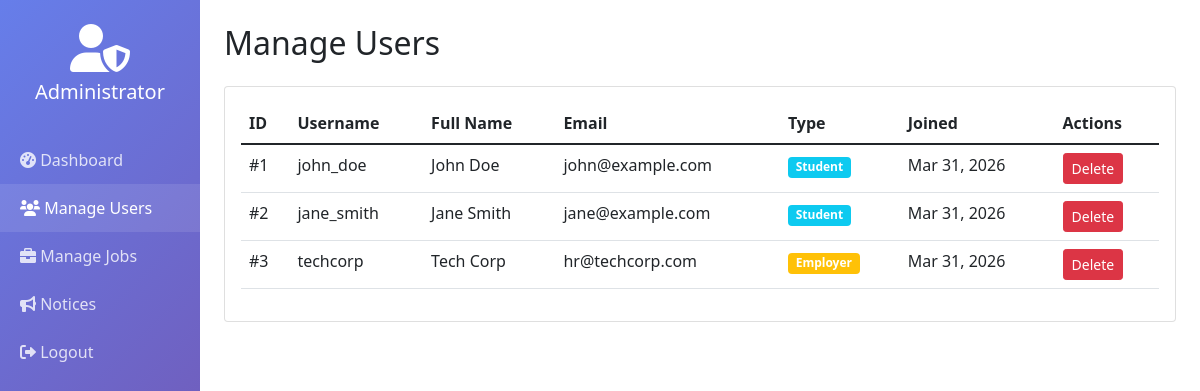
Screenshot of /pages/admin/users.php (signed in) with the database file from the repository.
### tables this page shows
CREATE TABLE users (
    id INT AUTO_INCREMENT PRIMARY KEY,
    username VARCHAR(50) UNIQUE NOT NULL,
    email VARCHAR(100) UNIQUE NOT NULL,
    password VARCHAR(255) NOT NULL,
    user_type ENUM('student', 'employer') NOT NULL,
    full_name VARCHAR(100),
    phone VARCHAR(20),
    created_at TIMESTAMP DEFAULT CURRENT_TIMESTAMP
);

### pages/admin/users.php (the view, shortened to what this page needs)
<?php
require_once '../../includes/config.php';
$users = $conn->query("SELECT * FROM users ORDER BY created_at DESC")->fetchAll();
?>
<!DOCTYPE html>
<html lang="en">
<head>
    <link href="https://cdn.jsdelivr.net/npm/bootstrap@5.1.3/dist/css/bootstrap.min.css" rel="stylesheet">
    <link rel="stylesheet" href="https://cdnjs.cloudflare.com/ajax/libs/font-awesome/6.0.0/css/all.min.css">
</head>
<body>
    <div class="container-fluid">
        <div class="row">
            <div class="col-md-2 p-0">
                <div class="admin-sidebar">
                    <div class="text-center py-4">
                        <i class="fas fa-user-shield fa-3x mb-2"></i>
                        <h5><?php echo $_SESSION['admin_name']; ?></h5>
                    </div>
                    <nav>
                        <a href="dashboard.php"><i class="fas fa-tachometer-alt"></i> Dashboard</a>
                        <a href="users.php" class="active"><i class="fas fa-users"></i> Manage Users</a>
                        <a href="jobs.php"><i class="fas fa-briefcase"></i> Manage Jobs</a>
                        <a href="notices.php"><i class="fas fa-bullhorn"></i> Notices</a>
                        <a href="logout.php"><i class="fas fa-sign-out-alt"></i> Logout</a>
                    </nav>
                </div>
            </div>
            <div class="col-md-10 p-4">
                <h2 class="mb-4">Manage Users</h2>
                <div class="card">
                    <div class="card-body">
                        <div class="table-responsive">
                            <table class="table table-hover">
                                <thead>
                                    <tr>
                                        <th>ID</th>
                                        <th>Username</th>
                                        <th>Full Name</th>
                                        <th>Email</th>
                                        <th>Type</th>
                                        <th>Joined</th>
                                        <th>Actions</th>
                                    </tr>
                                </thead>
                                <tbody>
                                    <?php foreach($users as $user): ?>
                                    <tr>
                                        <td>#<?php echo $user['id']; ?></td>
                                        <td><?php echo htmlspecialchars($user['username']); ?></td>
                                        <td><?php echo htmlspecialchars($user['full_name']); ?></td>
                                        <td><?php echo htmlspecialchars($user['email']); ?></td>
                                        <td>
                                            <span class="badge bg-<?php echo $user['user_type'] == 'student' ? 'info' : 'warning'; ?>">
                                                <?php echo ucfirst($user['user_type']); ?>
                                            </span>
                                        </td>
                                        <td><?php echo date('M d, Y', strtotime($user['created_at'])); ?></td>
                                        <td>
                                            <a href="?delete=<?php echo $user['id']; ?>"
                                               class="btn btn-sm btn-danger"
                                               onclick="return confirm('Delete this user?')">
                                                Delete
                                            </a>
                                        </td>
                                    </tr>
                                    <?php endforeach; ?>
                                </tbody>
                            </table>
                        </div>
                    </div>
                </div>
            </div>
        </div>
    </div>
</body>
</html>

### pages/admin/users.php (style rules this page uses)
.admin-sidebar { background: linear-gradient(135deg, #667eea 0%, #764ba2 100%); min-height: 100vh; color: white; }
.admin-sidebar a { color: rgba(255,255,255,0.8); text-decoration: none; padding: 12px 20px; display: block; }
.admin-sidebar a:hover, .admin-sidebar a.active { background: rgba(255,255,255,0.1); color: white; }

### rows the page displays
users: id "1", username "john_doe", full_name "John Doe", email "john@example.com", user_type "Student", created_at "Mar 31, 2026"
users: id "2", username "jane_smith", full_name "Jane Smith", email "jane@example.com", user_type "Student", created_at "Mar 31, 2026"
users: id "3", username "techcorp", full_name "Tech Corp", email "hr@techcorp.com", user_type "Employer", created_at "Mar 31, 2026"

### other values shown
$_SESSION['admin_name'] "Administrator"
